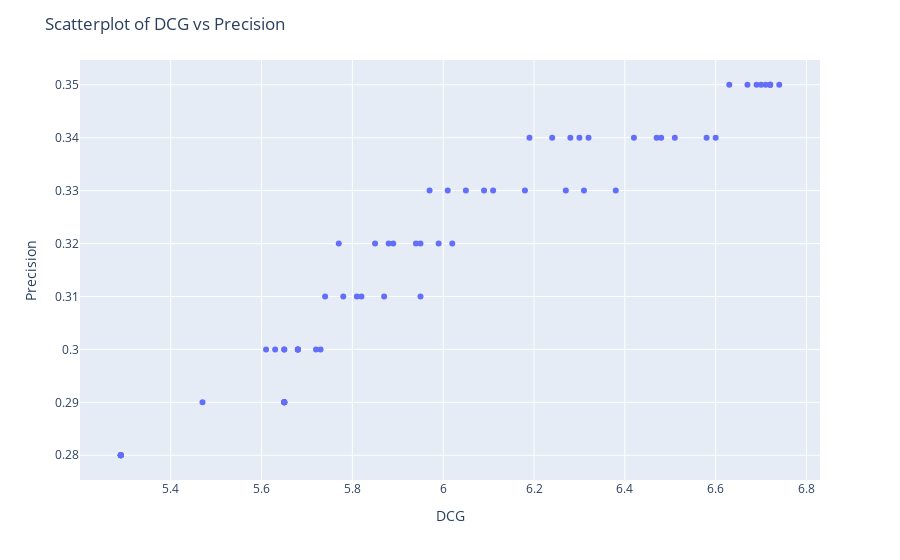

Notebook code cell kept with this figure:
### Markdown cell above
### DCG vs Precision

### Code cell
pio.renderers.default = 'plotly_mimetype'
fig = px.scatter(df_metrics_per_pipeline, 
                 x='dcg', y='prec@10', 
                 hover_data={'pipeline': True},  # Show query on hover
                 labels={'dcg': 'DCG', 'prec@10': 'Precision'})

# Customize the layout
fig.update_layout(title="Scatterplot of DCG vs Precision",
                  xaxis_title="DCG",
                  yaxis_title="Precision",
                  hovermode="closest")

# Show the plot
fig.show()

### Figure 1 — Plotly figure (JSON) as saved in the notebook; plotly's stock layout.template omitted (floating-point values rounded to 4 significant figures)
{"data": [{"customdata": [["l2arithmetic_mean0.0"], ["l2arithmetic_mean0.1"], ["l2arithmetic_mean0.2"], ["l2arithmetic_mean0.3"], ["l2arithmetic_mean0.4"], ["l2arithmetic_mean0.5"], ["l2arithmetic_mean0.6"], ["l2arithmetic_mean0.7"], ["l2arithmetic_mean0.8"], ["l2arithmetic_mean0.9"], ["l2arithmetic_mean1.0"], ["l2geometric_mean0.0"], ["l2geometric_mean0.1"], ["l2geometric_mean0.2"], ["l2geometric_mean0.3"], ["l2geometric_mean0.4"], ["l2geometric_mean0.5"], ["l2geometric_mean0.6"], ["l2geometric_mean0.7"], ["l2geometric_mean0.8"], ["l2geometric_mean0.9"], ["l2geometric_mean1.0"], ["l2harmonic_mean0.0"], ["l2harmonic_mean0.1"], ["l2harmonic_mean0.2"], ["l2harmonic_mean0.3"], ["l2harmonic_mean0.4"], ["l2harmonic_mean0.5"], ["l2harmonic_mean0.6"], ["l2harmonic_mean0.7"], ["l2harmonic_mean0.8"], ["l2harmonic_mean0.9"], ["l2harmonic_mean1.0"], ["min_maxarithmetic_mean0.0"], ["min_maxarithmetic_mean0.1"], ["min_maxarithmetic_mean0.2"], ["min_maxarithmetic_mean0.3"], ["min_maxarithmetic_mean0.4"], ["min_maxarithmetic_mean0.5"], ["min_maxarithmetic_mean0.6"], ["min_maxarithmetic_mean0.7"], ["min_maxarithmetic_mean0.8"], ["min_maxarithmetic_mean0.9"], ["min_maxarithmetic_mean1.0"], ["min_maxgeometric_mean0.0"], ["min_maxgeometric_mean0.1"], ["min_maxgeometric_mean0.2"], ["min_maxgeometric_mean0.3"], ["min_maxgeometric_mean0.4"], ["min_maxgeometric_mean0.5"], ["min_maxgeometric_mean0.6"], ["min_maxgeometric_mean0.7"], ["min_maxgeometric_mean0.8"], ["min_maxgeometric_mean0.9"], ["min_maxgeometric_mean1.0"], ["min_maxharmonic_mean0.0"], ["min_maxharmonic_mean0.1"], ["min_maxharmonic_mean0.2"], ["min_maxharmonic_mean0.3"], ["min_maxharmonic_mean0.4"], ["min_maxharmonic_mean0.5"], ["min_maxharmonic_mean0.6"], ["min_maxharmonic_mean0.7"], ["min_maxharmonic_mean0.8"], ["min_maxharmonic_mean0.9"], ["min_maxharmonic_mean1.0"]], "hovertemplate": "DCG=%{x}<br>Precision=%{y}<br>pipeline=%{customdata[0]}<extra></extra>", "legendgroup": "", "marker": {"color": "#636efa", "symbol": "circle"}, "mode": "markers", "name": "", "orientation": "v", "showlegend": false, "type": "scatter", "x": [5.29, 6.31, 6.38, 6.72, 6.74, 6.72, 6.71, 6.7, 6.67, 6.6, 5.65, 5.29, 5.85, 5.97, 6.05, 6.11, 6.18, 6.24, 6.3, 6.42, 6.48, 5.65, 5.29, 5.77, 5.89, 5.95, 6.01, 6.09, 6.19, 6.28, 6.32, 6.47, 5.65, 5.29, 5.47, 5.68, 5.95, 6.27, 6.51, 6.72, 6.69, 6.63, 6.58, 5.65, 5.29, 5.68, 5.65, 5.68, 5.73, 5.78, 5.82, 5.87, 5.94, 6.02, 5.65, 5.29, 5.61, 5.63, 5.65, 5.68, 5.72, 5.74, 5.81, 5.88, 5.99, 5.65], "xaxis": "x", "y": [0.28, 0.33, 0.33, 0.35, 0.35, 0.35, 0.35, 0.35, 0.35, 0.34, 0.29, 0.28, 0.32, 0.33, 0.33, 0.33, 0.33, 0.34, 0.34, 0.34, 0.34, 0.29, 0.28, 0.32, 0.32, 0.32, 0.33, 0.33, 0.34, 0.34, 0.34, 0.34, 0.29, 0.28, 0.29, 0.3, 0.31, 0.33, 0.34, 0.35, 0.35, 0.35, 0.34, 0.29, 0.28, 0.3, 0.3, 0.3, 0.3, 0.31, 0.31, 0.31, 0.32, 0.32, 0.29, 0.28, 0.3, 0.3, 0.3, 0.3, 0.3, 0.31, 0.31, 0.32, 0.32, 0.29], "yaxis": "y"}], "layout": {"autosize": true, "hovermode": "closest", "legend": {"tracegroupgap": 0}, "margin": {"t": 60}, "title": {"text": "Scatterplot of DCG vs Precision"}, "xaxis": {"anchor": "y", "autorange": true, "domain": [0, 1], "range": [5.197, 6.833], "title": {"text": "DCG"}, "type": "linear"}, "yaxis": {"anchor": "x", "autorange": true, "domain": [0, 1], "range": [0.2746, 0.3554], "title": {"text": "Precision"}, "type": "linear"}}}
